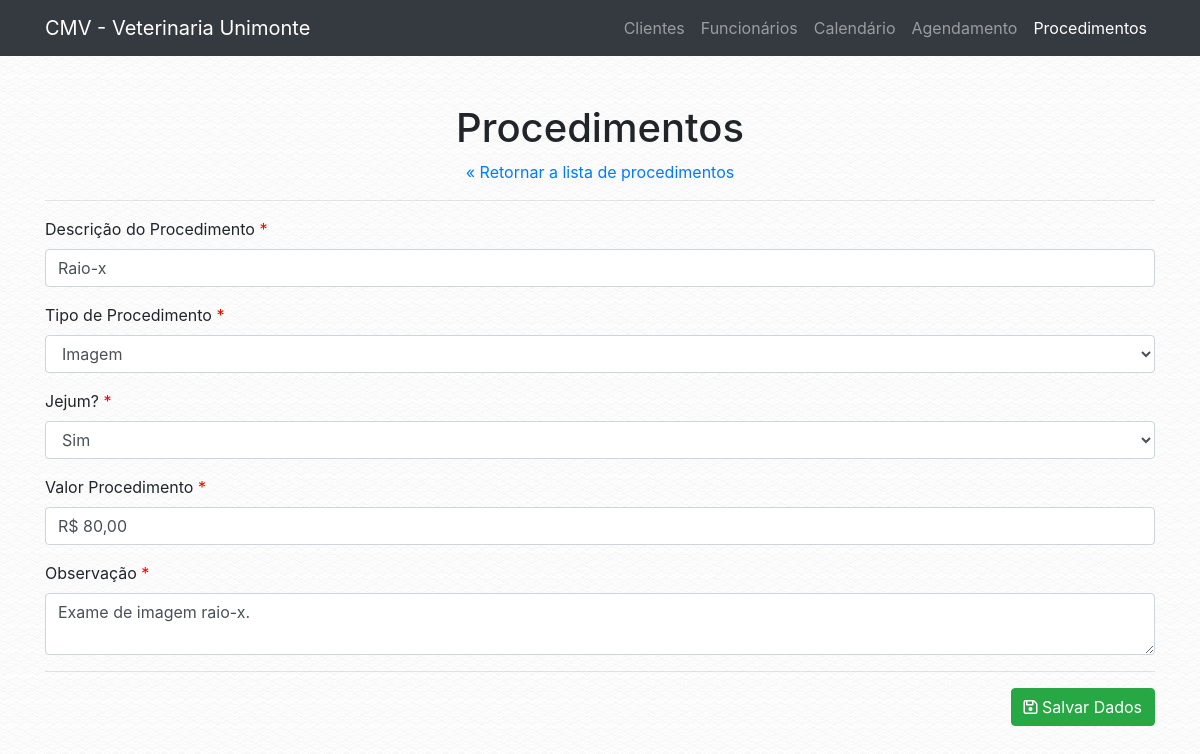
Page /procedimento.php?f=edit&id=1 on the committed database.
### tables this page shows
CREATE TABLE `tab_procedimento` (
  `COD_PROCEDIMENTO` int(13) NOT NULL,
  `COD_TIPO_PROCEDIMENTO` int(13) NOT NULL,
  `DESCRICAO` varchar(100) NOT NULL,
  `JEJUM` varchar(3) NOT NULL,
  `VALOR_PROCEDIMENTO` decimal(12,2) NOT NULL,
  `OBSERVACAO` varchar(100) NOT NULL
);

CREATE TABLE `tab_tipo_procedimento` (
  `COD_TIPO_PROCEDIMENTO` int(13) NOT NULL,
  `DESCRICAO` varchar(100) NOT NULL
);

### conf/database.php (called while the page is built)
<?php
$conf = array(
        "server" => "localhost",
        "db_name" => "bd_veterinaria",
        "db_user" => "root",
        "db_password" => "root",
);
?>

### classes/db_connect.php (called while the page is built, shortened)
<?php
class db_connect {
    public function __construct() {
        $this->tbl_procedimento = "tab_procedimento";
        $this->tbl_tipo_procedimento = "tab_tipo_procedimento";
        if (file_exists('./conf/database.php')) {
            require './conf/database.php';
        } else {
            require '../conf/database.php';
        }
        $host = $conf['server'];
        $db_name = $conf['db_name'];
        $username = $conf['db_user'];
        $password = $conf['db_password'];
        try {
            $this->conn = new \PDO('mysql:host='.$host.';dbname='.$db_name.';charset=utf8', $username, $password);
        } catch (\PDOException $e) {
            die($e->getMessage());
        }
    }
}

### classes/procedimento.php (called while the page is built, shortened)
<?php
class Procedimento extends db_connect{
    public static function obter_procedimento(int $procedimento_cod): array {
        $db = new db_connect;
        $tbl_procedimento = $db->tbl_procedimento;
        try {
            $stmt = $db->conn->prepare("SELECT * FROM $tbl_procedimento WHERE COD_PROCEDIMENTO = :procedimento_cod LIMIT 1");
            $stmt->bindParam(":procedimento_cod", $procedimento_cod, \PDO::PARAM_INT);
            $stmt->execute();
            $result = $stmt->fetch(\PDO::FETCH_ASSOC);
            $result['status'] = true;
        } catch (\PDOExcepton $e) {
            $result['status'] = false;
            $result['message'] = "Error: " . $e->getMessage();
        }
        return $result;
    }
}

### classes/tipo_procedimento.php (called while the page is built, shortened)
<?php
class Tipo_procedimento extends db_connect{
    public static function obter_tipo_procedimentos(): array {
        $db = new db_connect;
        $tbl_tipo_procedimento = $db->tbl_tipo_procedimento;
        try {
            $stmt = $db->conn->prepare("SELECT * FROM $tbl_tipo_procedimento");
            $stmt->execute();
            $result = $stmt->fetchAll(\PDO::FETCH_ASSOC);
            $result['status'] = true;
        } catch (\PDOExcepton $e) {
            $result['status'] = false;
            $result['message'] = "Error: " . $e->getMessage();
        }
        return $result;
    }
}

### procedimento.php (the view, shortened to what this page needs)
<?php
$app = new VeterinariaUnimonte\App;
?>
<!DOCTYPE html>
<html lang="en">
  <head>
    <?php
    require 'includes/global.php';
    ?>
  </head>
  <body>
    <?php
    require 'includes/header.php';
    ?>
    <div class="container">
      <div class="row">
        <div class="col-lg-12">
            <br>
            <br>
            <h1 class="text-center">Procedimentos</h1>
            <?php
            if (isset($_GET['f'])) {
              echo '<div class="text-center"><a href="procedimento.php">&laquo; Retornar a lista de procedimentos</a></div>';
            }
            ?>
            <hr>
            <?php
if (!isset($_GET['f'])) {
    echo '<div class="text-center"><a href="?f=cadastrar" class="btn btn-dark">Cadastrar novo Procedimento</a></div>';
    echo '
    <table id="medicos" class="table table-striped table-bordered" style="width:100%">
        <thead>
            <tr>
                <th>Descrição</th>
                <th>Tipo de Procedimento</th>
                <th>Jejum</th>
                <th>Valor do Procedimento</th>
                <th>OBS</th>
                <th>Ações</th>
            </tr>
        </thead>
        <tbody>
            ';
            $procedimentos_data = VeterinariaUnimonte\Procedimento::obter_procedimentos();
            foreach ($procedimentos_data as $procedimento) {
            if (isset($procedimento['COD_PROCEDIMENTO'])) {
            echo '<tr>
                <td>'.$procedimento['DESCRICAO'].'</td>
                <td>'.VeterinariaUnimonte\Tipo_procedimento::obter_tipo_procedimento($procedimento['COD_TIPO_PROCEDIMENTO']).'</td>
                <td>'.$procedimento['JEJUM'].'</td>
                <td>R$ '.number_format($procedimento['VALOR_PROCEDIMENTO'], 2, ',', '.').'</td>
                <td>'.$procedimento['OBSERVACAO'].'</td>
                <td><a class="btn btn-primary btn-sm" href="?f=edit&id='.$procedimento['COD_PROCEDIMENTO'].'"><i class="fa fa-pencil-square-o" aria-hidden="true"></i> Editar</a> <a class="btn btn-danger btn-sm" href="?f=remove&id='.$procedimento['COD_PROCEDIMENTO'].'"><i class="fa fa-times" aria-hidden="true"></i> Deletar</a></td>
            </tr>';
            }
          }
    echo '</tbody>
        <tfoot>
            <tr>
            <th>Descrição</th>
                <th>Tipo de Procedimento</th>
                <th>Jejum</th>
                <th>Valor do Procedimento</th>
                <th>OBS</th>
                <th>Ações</th>
            </tr>
        </tfoot>
    </table>
    <br><br>
    <link rel="stylesheet" href="'.$app->url.'/vendor/datatables/datatables/media/css/dataTables.bootstrap4.min.css">
          <script src="'.$app->url.'/vendor/datatables/datatables/media/js/jquery.dataTables.min.js"></script>
          <script src="'.$app->url.'/vendor/datatables/datatables/media/js/dataTables.bootstrap4.min.js"></script>
          <script>$(document).ready(function() {
            $("#medicos").DataTable({
              "language": {
                "sEmptyTable":   "Nenhum registro encontrado",
                "sProcessing":   "A processar...",
                "sLengthMenu":   "Mostrar _MENU_ registos",
                "sZeroRecords":  "Não foram encontrados resultados",
                "sInfo":         "Mostrando de _START_ até _END_ de _TOTAL_ registos",
                "sInfoEmpty":    "Mostrando de 0 até 0 de 0 registos",
                "sInfoFiltered": "(filtrado de _MAX_ registos no total)",
                "sInfoPostFix":  "",
                "sSearch":       "Procurar:",
                "sUrl":          "",
                "oPaginate": {
                    "sFirst":    "Primeiro",
                    "sPrevious": "Anterior",
                    "sNext":     "Seguinte",
                    "sLast":     "Último"
                },
                "oAria": {
                    "sSortAscending":  ": Ordenar colunas de forma ascendente",
                    "sSortDescending": ": Ordenar colunas de forma descendente"
                }
              }
          });
        } );</script>';
  } else if ($_GET['f'] == "edit" and isset($_GET['id'])) {
    $procedimento_data = VeterinariaUnimonte\Procedimento::obter_procedimento($_GET['id']);
    if (isset($procedimento_data['COD_PROCEDIMENTO'])) {
      if (isset($_POST['DESCRICAO'])) {
        $procedimento = VeterinariaUnimonte\Procedimento::alterar_procedimento($procedimento_data['COD_PROCEDIMENTO'], $_POST);
            if ($procedimento['status'] == true) {
              echo '<div class="alert alert-success" role="alert"><i class="fa fa-check"></i> ' . $procedimento['message'] . '</div>';
            } else {
                echo '<div class="alert alert-danger" role="alert"><i class="fa fa-times"></i> <strong>Error!</strong> ' . $procedimento['message'] . '</div>';
            }
    } else {
      ?>
      <form method="POST" action="procedimento.php?f=edit&id=<?php echo $_GET['id']; ?>">
      <div class="form-group">
              <label for="nome">Descrição do Procedimento <span style="color: red;">*</span></label>
              <input type="text" class="form-control" id="DESCRICAO" name="DESCRICAO" placeholder="Ex: Castração" value="<?php echo $procedimento_data['DESCRICAO']; ?>">
            </div>
            <div class="form-group">
              <label for="COD_TIPO_PROCEDIMENTO">Tipo de Procedimento <span style="color: red;">*</span></label>
              <select class="form-control" id="COD_TIPO_PROCEDIMENTO" name="COD_TIPO_PROCEDIMENTO"> <option disabled>Selecione...</option>
              <?php
              foreach (VeterinariaUnimonte\Tipo_procedimento::obter_tipo_procedimentos() as $tipo_procedimento) {
              if (isset($tipo_procedimento['COD_TIPO_PROCEDIMENTO'])) {
              echo '<option value="'.$tipo_procedimento['COD_TIPO_PROCEDIMENTO'].'"';
              if ($procedimento_data['COD_TIPO_PROCEDIMENTO'] == $tipo_procedimento['COD_TIPO_PROCEDIMENTO']) {
                echo ' selected';
              }
              echo '>'.$tipo_procedimento['DESCRICAO'].'</option>\n';
              }
              }
              ?>
               </select>
            </div>
            <div class="form-group">
              <label for="JEJUM">Jejum? <span style="color: red;">*</span></label>
              <select class="form-control" id="JEJUM" name="JEJUM">
              <option value="Sim"<?php if ($procedimento_data['JEJUM'] == "Sim") echo " selected"; ?>>Sim</option>
              </select>
            </div>
            <div class="form-group">
              <label for="VALOR_PROCEDIMENTO">Valor Procedimento <span style="color: red;">*</span></label>
              <input type="text" class="form-control" id="VALOR_PROCEDIMENTO" name="VALOR_PROCEDIMENTO" data-thousands="." placeholder="Ex: R$ 80,00" data-decimal="," data-prefix="R$ " value="<?php echo 'R$ '. number_format($procedimento_data['VALOR_PROCEDIMENTO'], 2, ',', '.'); ?>" />
            </div>
              <div class="form-group">
                <label for="OBSERVACAO">Observação <span style="color: red;">*</span></label>
                <textarea class="form-control" id="OBSERVACAO" name="OBSERVACAO" placeholder="Descreva uma observação (se necessário)..."><?php echo $procedimento_data['OBSERVACAO']; ?></textarea>
              </div>
              <hr>
            <div class="text-right">
              <button type="submit" class="btn btn-large btn-success"><i class="fa fa-floppy-o" aria-hidden="true"></i> Salvar Dados</button>
            </div>
            </div>
            </div>
            </div>
            <br><br>
    <?php
    }
    } else {
      echo '<div class="alert alert-danger" role="alert"><i class="fa fa-times"></i> Esse funcionário não existe ou acabou de ser removido.</div>';
    }
}
?>
  </body>
</html>

### rows in the picture
tab_procedimento: DESCRICAO "Raio-x", COD_TIPO_PROCEDIMENTO "Imagem", JEJUM "Sim", VALOR_PROCEDIMENTO "R$ 80,00", OBSERVACAO "Exame de imagem raio-x."

### other values in the picture
$app->name "CMV - Veterinaria Unimonte"
